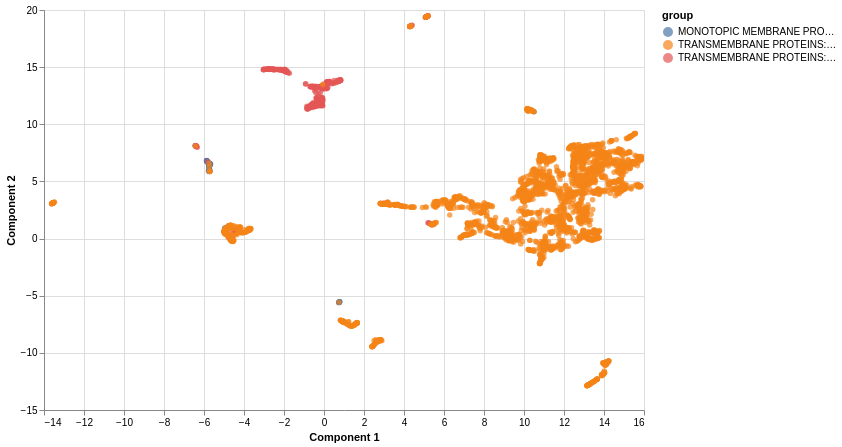

Write notebook code for a chart like this one.
### Markdown cell above
#### Using UMAP

### Code cell
alt.data_transformers.disable_max_rows()
umap_data = combined_plot_data[combined_plot_data["Method"] == "UMAP"].reset_index()
data_combined_UMAP = pd.concat([categorical_data, umap_data, other_label], axis=1)

alt.Chart(data_combined_UMAP).mark_circle().encode(
    x='Component 1',
    y='Component 2',
    color='group',
    tooltip=['Method', 'Parameter']
).transform_filter(
    (alt.datum.Method == "UMAP")
).properties(
    width=600,
    height=400
).interactive()

### Figure 1 — Vega-Lite specification as saved in the notebook (floating-point values rounded to 4 significant figures; data arrays with more than 128 entries replaced by an {"elided": "..."} marker saying what was removed)
{"config": {"view": {"continuousWidth": 300, "continuousHeight": 300}}, "data": {"name": "data-8891fa3a38446dbea2a079ccf9eeffc9"}, "mark": {"type": "circle"}, "encoding": {"color": {"field": "group", "type": "nominal"}, "tooltip": [{"field": "Method", "type": "nominal"}, {"field": "Parameter", "type": "nominal"}], "x": {"field": "Component 1", "type": "quantitative"}, "y": {"field": "Component 2", "type": "quantitative"}}, "height": 400, "params": [{"name": "param_13", "select": {"type": "interval", "encodings": ["x", "y"]}, "bind": "scales"}], "transform": [{"filter": "(datum.Method === 'UMAP')"}], "width": 600, "$schema": "https://vega.github.io/schema/vega-lite/v5.16.3.json", "datasets": {"data-8891fa3a38446dbea2a079ccf9eeffc9": {"elided": "2857 records"}}}
